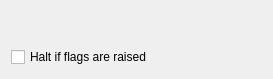
<?xml version="1.0" encoding="UTF-8"?>
<ui version="4.0">
 <class>ValidationProcessWidget</class>
 <widget class="QWidget" name="ValidationProcessWidget">
  <property name="geometry">
   <rect>
    <x>0</x>
    <y>0</y>
    <width>273</width>
    <height>79</height>
   </rect>
  </property>
  <property name="windowTitle">
   <string>Form</string>
  </property>
  <layout class="QGridLayout" name="gridLayout">
   <item row="0" column="0">
    <widget class="DsgCustomComboBox" name="validationProcessComboBox" native="true">
     <property name="sizePolicy">
      <sizepolicy hsizetype="MinimumExpanding" vsizetype="Preferred">
       <horstretch>0</horstretch>
       <verstretch>0</verstretch>
      </sizepolicy>
     </property>
     <property name="maximumSize">
      <size>
       <width>16777215</width>
       <height>30</height>
      </size>
     </property>
    </widget>
   </item>
   <item row="1" column="0">
    <widget class="QCheckBox" name="haltIfFlagsRaisedCheckBox">
     <property name="text">
      <string>Halt if flags are raised</string>
     </property>
    </widget>
   </item>
  </layout>
 </widget>
 <customwidgets>
  <customwidget>
   <class>DsgCustomComboBox</class>
   <extends>QWidget</extends>
   <header>DsgTools.gui.CustomWidgets.BasicInterfaceWidgets.dsgCustomComboBox.h</header>
   <container>1</container>
  </customwidget>
 </customwidgets>
 <resources>
  <include location="../../../resources.qrc"/>
 </resources>
 <connections/>
</ui>
